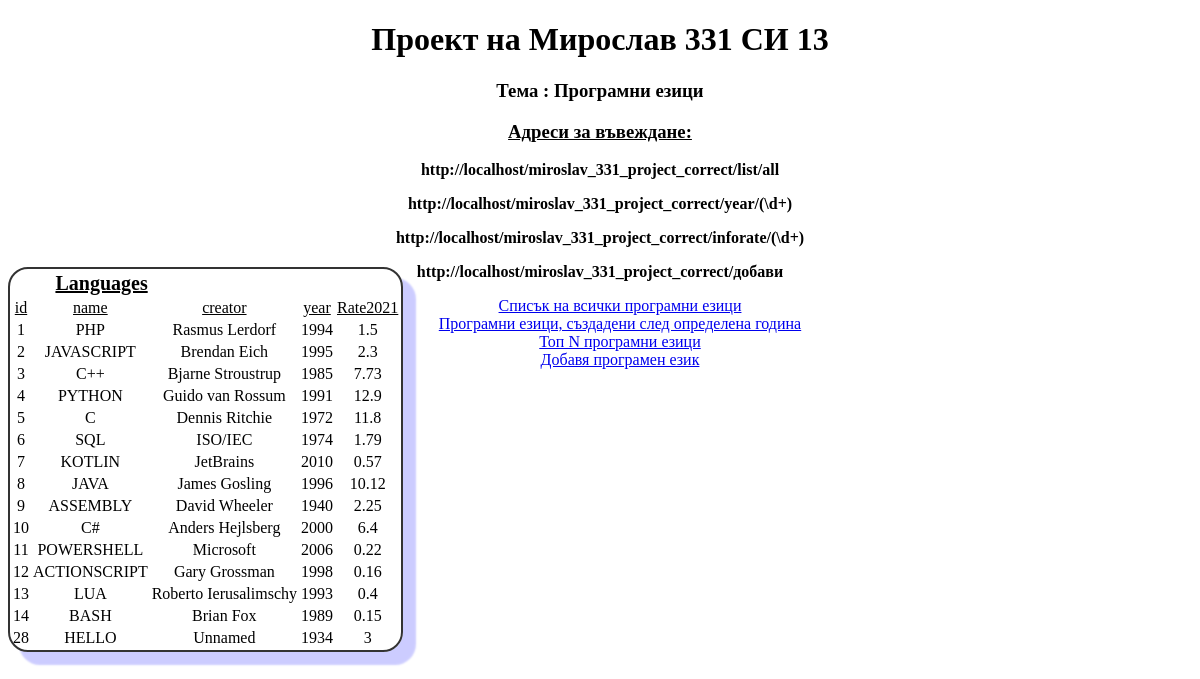
Page /miroslav_331_project_correct/list/all on the committed database.
### tables this page shows
CREATE TABLE `prog_language` (
  `id` int(11) NOT NULL,
  `language` varchar(50) NOT NULL,
  `creator` varchar(50) NOT NULL,
  `dateCreated` year(4) NOT NULL,
  `Rate2021` double NOT NULL
);

### configs/routes.php (called while the page is built)
<?php
return array(
    "miroslav_331_project_correct/list/all"=>"language/listAll",
    "miroslav_331_project_correct/year/(\d+)"=>"language/year/$1",
    "miroslav_331_project_correct/inforate/(\d+)"=>"language/infoRate/$1",
    "miroslav_331_project_correct/добави"=>"language/add",
);
?>

### controllers/LanguageController.php (called while the page is built, shortened)
<?php
require_once(PATH."\\models\\prog_language.php");
class LanguageController{
    public static function actionListAll(){
        $languages = ProgLanguage::getAllLanguages();
        require_once(PATH."\\views\\show_all_prog_lang.php");
    }
}
?>

### models/prog_language.php (called while the page is built, shortened)
<?php
class ProgLanguage{
    public static function getAllLanguages(){
        $connect = DataBase::connectDataBase();
        $query = "SELECT * FROM prog_language";
        $statement = $connect->prepare($query);
        $statement->execute();
        $result = $statement->fetchAll(PDO::FETCH_ASSOC);
        return $result;
    }
}
?>

### views/show_all_prog_lang.php (the view)
<?php require_once(PATH.'\\views\\head.php') ?>
<?php foreach($languages as $el):?>
            <tr>
                <td><?=$el['id']?></td>
                <td><?=$el['language']?></td>
                <td><?=$el['creator']?></td>
                <td><?=$el['dateCreated']?></td>
                <td><?=$el['Rate2021']?></td>
            </tr>
            <?php endforeach;?>
<?php require_once(PATH.'\\views\\foot.php') ?>

### index.php (shortened to what this page needs)
<?php
echo "
<!DOCTYPE html>
<html lang=\"en\">
<head>
    <meta charset=\"UTF-8\">
    <meta http-equiv=\"X-UA-Compatible\" content=\"IE=edge\">
    <meta name=\"viewport\" content=\"width=device-width, initial-scale=1.0\">
    <title>Miroslav Project</title></head>
    <style>".file_get_contents(PATH."\\styles\\style.css")."</style>
    <body>
        <h1>Проект на Мирослав 331 СИ 13 </h1>
        <h3>Тема : Програмни езици</h3>
        <h3> <u>Адреси за въвеждане:</u></h3>
    </body>
    </html>"
    ;
?>
<?php
require_once(PATH."\\components\\router.php");
$router = new Router();
$router->run();
?>

### components/router.php (shortened to what this page needs)
<?php
class Router{
    private $routes;
    public function __construct(){
        $this->routes = require_once(PATH.'\\configs\\routes.php');
        foreach($this->routes as $idx=>$el){
            echo "<b><p>".self::myUri.$idx."</p></b>";
        }
        echo "<ul>
          <li><a href='/miroslav_331_project_correct/list/all'>Списък на всички програмни езици</a></li>
          <li><a href='/miroslav_331_project_correct/year/1990'>Програмни езици, създадени след определена година</a></li>
          <li><a href='/miroslav_331_project_correct/inforate/5'>Топ N програмни езици</a></li>
          <li><a href='/miroslav_331_project_correct/добави'>Добавя програмен език</a></li>
        </ul>";
    }
    private function getUri(){
        $uri = $_SERVER ['REQUEST_URI'];
        $uri = trim($uri,'/');
        return urldecode($uri);
        }
    public  function run(){
        $uri = $this->getUri();
        foreach($this->routes as $pattern=>$template){
            if(preg_match("~$pattern~",$uri)){
                $newRoute = preg_replace("~$pattern~",$template,$uri);
                $newRouteParts = explode('/',$newRoute);
                if(count($newRouteParts)==3){
                    $controllerName = ucfirst(array_shift($newRouteParts))."Controller";
                    $actionName = "action".ucfirst(array_shift($newRouteParts));
                    $param = $newRouteParts[0];
                    if($actionName==='actionYear'){
                        if(intval($param)){
                            $param =intval($param);
                            if($param>1900 && $param<2155){
                                require_once(PATH.'\\controllers\\'.$controllerName.'.php');
                                $controllerObj = new $controllerName();
                                $controllerObj->$actionName($param);
                            }else{
                                echo "<h1>Не валидна дата $param </h1>";
                                echo "<p><u>Датата трябва да бъде <b>>1900 и <2155</b></u></p>";
                            }
                        }
                    }else if ($actionName==='actionInfoRate'){
                        if(intval($param)){
                            $param =intval($param);
                                require_once(PATH.'\\controllers\\'.$controllerName.'.php');
                                $controllerObj = new $controllerName();
                                $controllerObj->$actionName($param);
                        }
                    }
                }else if(count($newRouteParts)==2){
                    $controllerName = ucfirst(array_shift($newRouteParts))."Controller";
                    $actionName = "action".ucfirst(array_shift($newRouteParts));
                    $controllerObj = new $controllerName();
                    $controllerObj->$actionName();
                }
                break;
            }
        }
    }
}
?>

### views/head.php (shortened to what this page needs)
<!DOCTYPE html>
<html lang="en">
<head>
</head>
<body>
    <div>
<table>
<thead>
    <th colspan="2">Languages</th>
</thead>
    <tbody>
        <tr id="tableCol"><td>id</td><td>name</td><td>creator</td><td>year</td><td>Rate2021</td></tr>

### views/foot.php
</tbody>
        </table></div>
</body>
</html>

### rows in the picture
prog_language: id "1", language "PHP", creator "Rasmus Lerdorf", dateCreated "1994", Rate2021 "1.5"
prog_language: id "2", language "JAVASCRIPT", creator "Brendan Eich", dateCreated "1995", Rate2021 "2.3"
prog_language: id "3", language "C++", creator "Bjarne Stroustrup", dateCreated "1985", Rate2021 "7.73"
prog_language: id "4", language "PYTHON", creator "Guido van Rossum", dateCreated "1991", Rate2021 "12.9"
prog_language: id "5", language "C", creator "Dennis Ritchie", dateCreated "1972", Rate2021 "11.8"
prog_language: id "6", language "SQL", creator "ISO/IEC", dateCreated "1974", Rate2021 "1.79"
prog_language: id "7", language "KOTLIN", creator "JetBrains", dateCreated "2010", Rate2021 "0.57"
prog_language: id "8", language "JAVA", creator "James Gosling", dateCreated "1996", Rate2021 "10.12"
prog_language: id "9", language "ASSEMBLY", creator "David Wheeler", dateCreated "1940", Rate2021 "2.25"
prog_language: id "10", language "C#", creator "Anders Hejlsberg", dateCreated "2000", Rate2021 "6.4"
prog_language: id "11", language "POWERSHELL", creator "Microsoft", dateCreated "2006", Rate2021 "0.22"
prog_language: id "12", language "ACTIONSCRIPT", creator "Gary Grossman", dateCreated "1998", Rate2021 "0.16"
prog_language: id "13", language "LUA", creator "Roberto Ierusalimschy", dateCreated "1993", Rate2021 "0.4"
prog_language: id "14", language "BASH", creator "Brian Fox", dateCreated "1989", Rate2021 "0.15"
prog_language: id "28", language "HELLO", creator "Unnamed", dateCreated "1934", Rate2021 "3"

### other values in the picture
$idx "miroslav_331_project_correct/list/all"
$idx "miroslav_331_project_correct/year/(\\d+)"
$idx "miroslav_331_project_correct/inforate/(\\d+)"
$idx "miroslav_331_project_correct/добави"
